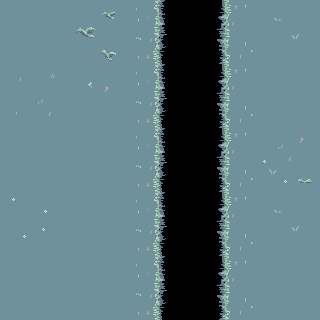

Tiled map render using the project's own tile images. Description and the whole map definition, tile-layer contents included, below:
An orthogonal 5x5 tile map with 64x64 px tiles, 1 tile layer (grass).

<map version="1.5" tiledversion="1.6.0" orientation="orthogonal" renderorder="right-down" width="5" height="5" tilewidth="64" tileheight="64" infinite="0" nextlayerid="6" nextobjectid="13">
 <tileset firstgid="1" source="landscape.tsx" />
 <layer id="1" name="grass" width="5" height="5">
  <data encoding="csv">
1,2,14,15,5,
6,7,14,15,1,
1,1,14,15,13,
8,1,14,15,5,
1,1,14,15,1
</data>
 </layer>
</map>